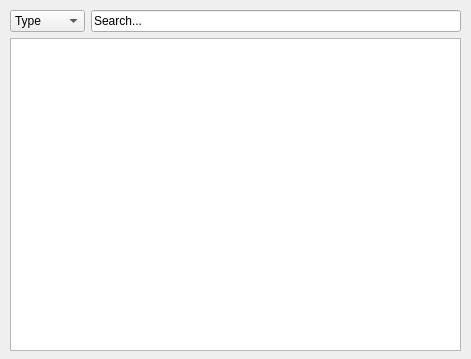
<?xml version="1.0" encoding="UTF-8"?>
<ui version="4.0">
 <class>LogWindow</class>
 <widget class="QDialog" name="LogWindow">
  <property name="geometry">
   <rect>
    <x>0</x>
    <y>0</y>
    <width>471</width>
    <height>359</height>
   </rect>
  </property>
  <property name="windowTitle">
   <string>Dialog</string>
  </property>
  <widget class="QWidget" name="gridLayoutWidget">
   <property name="geometry">
    <rect>
     <x>10</x>
     <y>10</y>
     <width>451</width>
     <height>341</height>
    </rect>
   </property>
   <layout class="QGridLayout" name="gridLayout">
    <item row="2" column="0" colspan="2">
     <widget class="QListView" name="listView">
      <property name="focusPolicy">
       <enum>Qt::NoFocus</enum>
      </property>
      <property name="editTriggers">
       <set>QAbstractItemView::NoEditTriggers</set>
      </property>
     </widget>
    </item>
    <item row="0" column="0">
     <widget class="QComboBox" name="comboBox">
      <item>
       <property name="text">
        <string>Type</string>
       </property>
      </item>
      <item>
       <property name="text">
        <string>Warning</string>
       </property>
      </item>
      <item>
       <property name="text">
        <string>Error</string>
       </property>
      </item>
      <item>
       <property name="text">
        <string>Info</string>
       </property>
      </item>
     </widget>
    </item>
    <item row="0" column="1">
     <widget class="QLineEdit" name="lineEdit">
      <property name="text">
       <string>Search...</string>
      </property>
     </widget>
    </item>
   </layout>
  </widget>
 </widget>
 <resources/>
 <connections/>
</ui>
